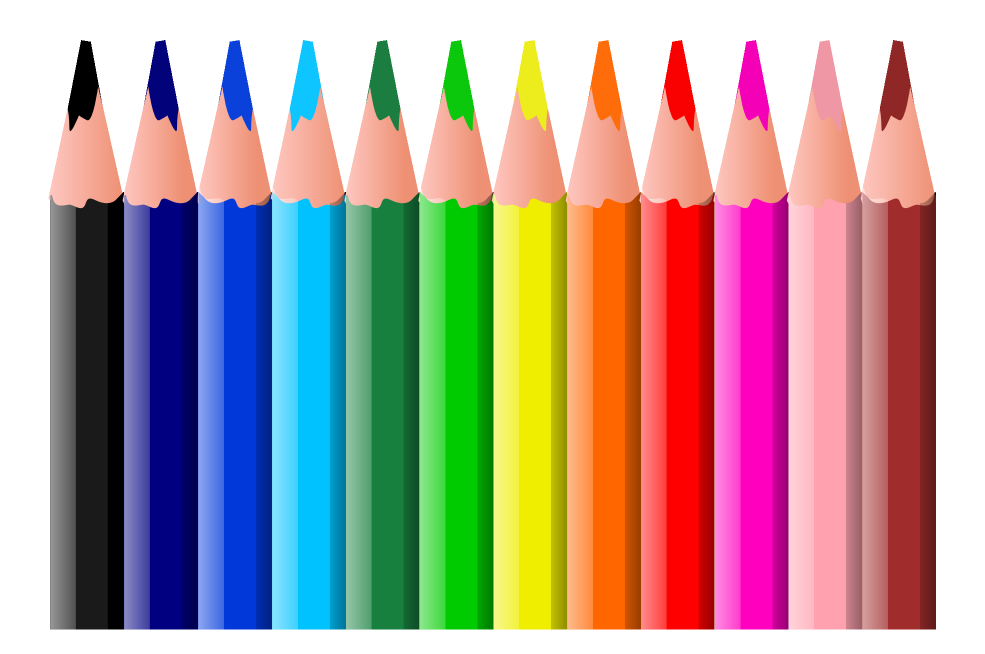
#> input picture data/pencil.png, 1969 x 1307 px (shown at 1/2 size); its folder holds 6 pictures in this run
$ jupyter execute --allow-errors mino_notebook.ipynb   (shell and % lines are left out)   (older library calls are emulated)
#> lines starting #> are read from the running program, lines starting #| are printed output that depends on the picture; after the words box and inside, x2 and y2 are one past the last pixel; in counts of white or black regions, pixels touching at a corner belong together
# Chapter 1 : Introduction to Image Processing Using Hand-Crafted Features

[cell 1]
import cv2 as cv
import numpy as np
import os
import math
#> (the rest of this cell did not finish here and is left out)

## 1.1 Introduction to Basic Image Processing Using OpenCV

In this section we'll start with the basic image processing and show you how you can load an image, perform some basic processing on the image, changing the color spaces , using the threshold and color histogram.

**Goals:**

1. Read an image and access pixel values and modify them
2. Setting Region of Image (*ROI*)
3. Changing color space
4. Understanding the concepts of histogram and histogram equalization

Almost all the operations in this section is mainly related to Numpy rather than OpenCV. A good knowledge of Numpy is required to write better optimized code with OpenCV.

For more information check the [numpy](https://docs.scipy.org/doc/) and [opencv](https://www.docs.opencv.org/3.4.0/) documentations.

### 1.1.1 Accessing and Modifying pixel values

The code in the next section shows how one can load an image into the Jupyter notebook.

[cell 2]
# reading an image
img = cv.imread(os.path.join('..','data', 'lena.png'))
#> (the rest of this cell did not finish here and is left out)

For individual pixel access, Numpy array methods, `array.item()` and `array.itemset()` can be used. But it always returns a scalar. So if you want to access all B,G,R values, you need to call `array.item()` separately for all.

#> (a cell that did not finish here is left out)

### 1.1.2 Image ROI

Sometimes, you will have to play with certain region of images. For eye detection in images, first perform face detection over the image until the face is found, then search within the face region for eyes. This approach improves accuracy (because eyes are always on faces :D ) and performance (because we search for a small area).

ROI is again obtained using Numpy indexing. Here I am selecting the ball and copying it to another region in the image:

#> (a cell that did not finish here is left out)

### 1.1.3 Colorspace Conversion

In this tutorial, you will learn how to convert images from one colorspace to another, like BGR ↔ Gray, BGR ↔ HSV etc. In addition to that, we will create an application which extracts a colored object within an image. There are more than 150 color-space conversion methods available in OpenCV. But we will look into only two which are most widely used ones, BGR ↔ Gray and BGR ↔ HSV.

For color conversion, we use the function `cv.cvtColor(<image>, <flag>)` where `<flag>` determines the type of conversion ([doc](https://docs.opencv.org/3.1.0/de/d25/imgproc_color_conversions.html)).

For *BGR* → *Gray* conversion we use the flags `cv.COLOR_BGR2GRAY`. Similarly for *BGR* → *HSV*, we use the flag `cv.COLOR_BGR2HSV`.

[cell 5]
# Load image
img = cv.imread(os.path.join('..','data', 'lena.png'))
# convert to gray
#> (the rest of this cell did not finish here and is left out)

Now try to convert the *BGR* image into *Luv* color space

** your code here **

[cell 6]
# Convert lena.png into Luv color space and show the result.
# Load image
img = cv.imread(os.path.join('..','data', 'lena.png'))
# convert to gray
#> (the rest of this cell did not finish here and is left out)

Now we know how to convert *BGR* image to a any color space, we can use this to extract a colored object. In *HSV*, it is more easier to represent a color than in *BGR* colorspace. In our application, we will try to extract a blue colored object. So here is the method:

1. Reading an input image
2. Convert from *BGR* to *HSV* color-space
3. We threshold the *HSV* image for a range of blue color
4. Now extract the blue object alone, we can do whatever on that image we want

[cell 7]
# 1. Read input
img = cv.imread(os.path.join('..','data', 'pencil.png'))
#> img is the input picture: shape (1307, 1969, 3); mean B, G, R 153.1, 157, 177.5

# 2. Convert BGR to HSV for an input image
hsv = cv.cvtColor(img, cv.COLOR_BGR2HSV)
#> hsv: shape (1307, 1969, 3); mean H, S, V 43.7, 120.8, 215.3

# 3. Define range of blue color in HSV
lower_blue = np.array([90,120,120])
upper_blue = np.array([130,255,255])
# Threshold the HSV image to get only blue colors
mask = cv.inRange(hsv, lower_blue, upper_blue)
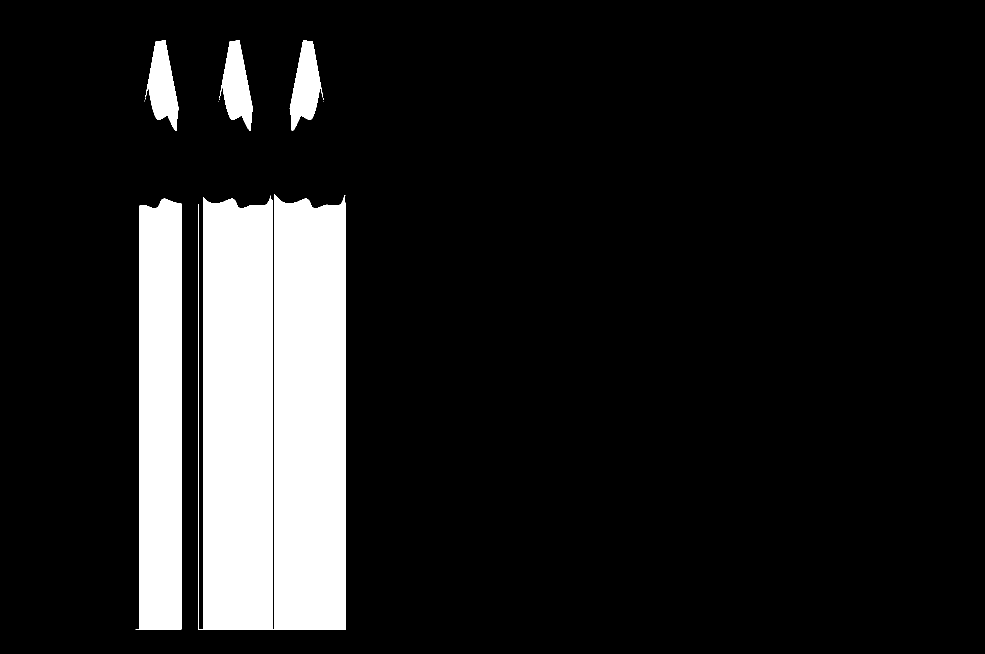
#> mask: shape (1307, 1969) (shown at 1/2 size); 13% white; 11 white regions (6 under 20 px), largest, box (x1, y1, x2, y2) and area: (396, 388, 692, 1259) 242255, (271, 397, 363, 1259) 71555, (579, 80, 646, 262) 6900, (439, 80, 506, 262) 6897, (291, 80, 357, 262) 6885
# 4. Bitwise-AND mask and original image
res = cv.bitwise_and(img, img, mask=mask)
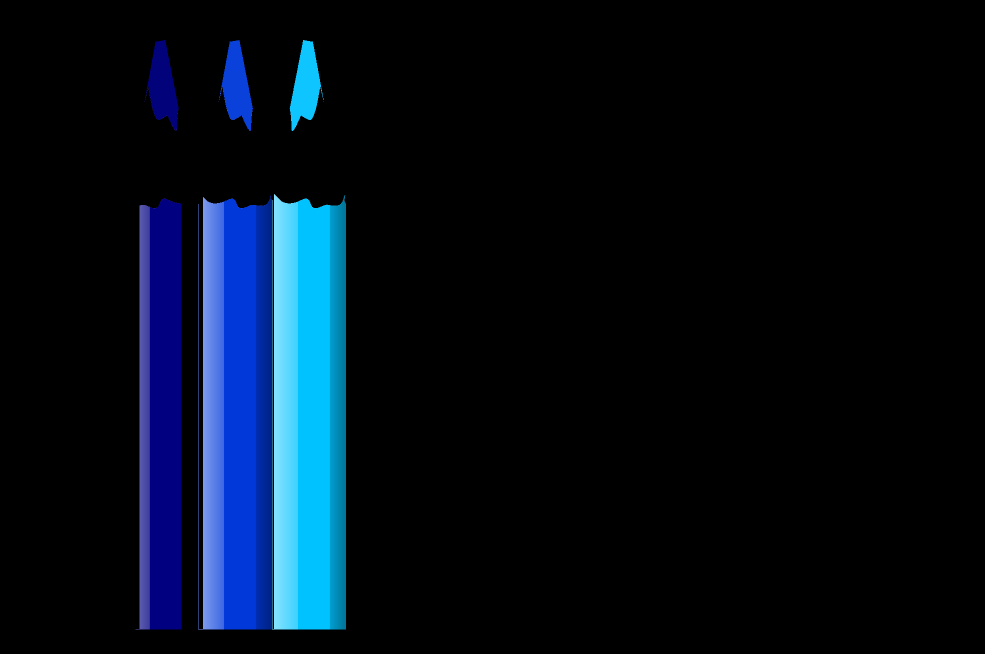
#> res: shape (1307, 1969, 3) (shown at 1/2 size); mean B, G, R 26.4, 13.8, 3.5

# Display using subplots
#> (the rest of this cell did not finish here and is left out)

In order to find *HSV* values, you can use the same function, `cv.cvtColor()`. Instead of passing an image, you just pass the *BGR* values you want. For example, to find the HSV value of Green, try following commands in Python terminal:

[cell 8]
red = np.uint8([[[0, 0, 255 ]]])
hsv_red = cv.cvtColor(red, cv.COLOR_BGR2HSV)
print( 'HSV component {}'.format(hsv_red))

Note there are some noises in the image. We will see how to remove them in later. Once you learn functions of contours, you can do plenty of things like find centroid of this object and use it to track the object in video, draw diagrams just by moving your hand in front of camera and many other funny stuffs.

Try to extract the **GREEN** colored objects.

**your code here**

[cell 9]
# Extract GREEN objects
# 1. Read input
img = cv.imread(os.path.join('..','data', 'pencil.png'))

# 2. Convert BGR to HSV for an input image
hsv = cv.cvtColor(img, cv.COLOR_BGR2HSV)

# 3. Define range of green color in HSV
lower_blue = np.array([40,120,120])
upper_blue = np.array([90,255,255])
# Threshold the HSV image to get only blue colors
mask = cv.inRange(hsv, lower_blue, upper_blue)
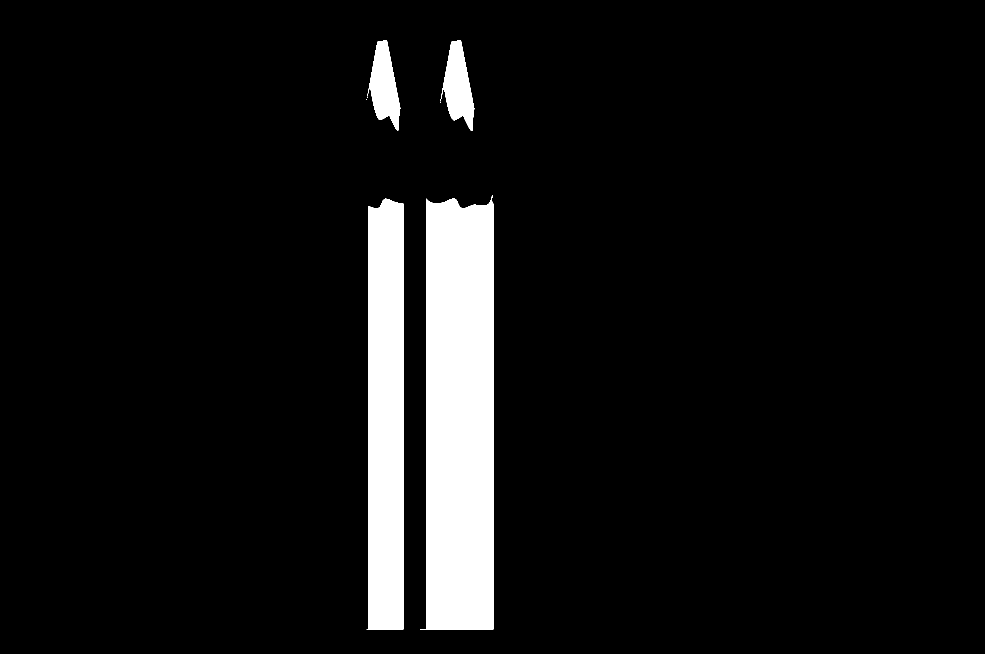
#> mask: shape (1307, 1969) (shown at 1/2 size); 7.3% white; 7 white regions (3 under 20 px), largest, box (x1, y1, x2, y2) and area: (840, 391, 987, 1259) 115082, (733, 397, 807, 1259) 59658, (881, 80, 949, 262) 6942, (735, 80, 801, 262) 6853
# 4. Bitwise-AND mask and original image
res = cv.bitwise_and(img, img, mask=mask)
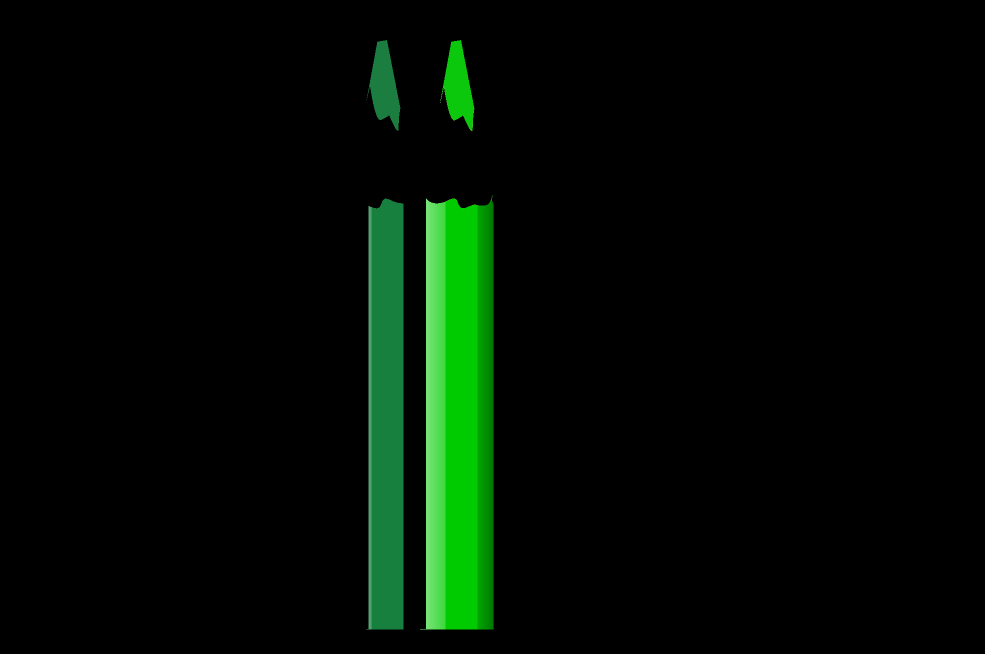
#> res: shape (1307, 1969, 3) (shown at 1/2 size); mean B, G, R 2.9, 12.6, 1.9

# Display using subplots
#> (the rest of this cell did not finish here and is left out)

### 1.1.4 Image Histogram

So what is histogram ? You can consider histogram as a graph or plot, which gives you an overall idea about the intensity distribution of an image. It is a plot with pixel values (*ranging from 0 to 255, not always*) in X-axis and corresponding number of pixels in the image on Y-axis.

It is just another way of understanding the image. By looking at the histogram of an image, you get intuition about contrast, brightness, intensity distribution etc of that image. Almost all image processing tools today, provides features on histogram.

Here is some code to show you how such representation can be computed:

[cell 10]
# Load image
img = cv.imread(os.path.join('..','data', 'lena.png'))

color = ['b', 'g', 'r']
#> (the rest of this cell did not finish here and is left out)

You can see the image and its histogram. Left region of histogram shows the amount of darker pixels in image and right region shows the amount of brighter pixels.

From the histogram, you can see for the *green* channel that pixels are mainly dark and midtones (*i.e. pixel values in mid-range, say around 127*). There is no bright green pixels in the image. On the other hand, *red* channel is mainly composed of pixels with high intensity (*i.e. distribution mainly located on the right hand side*).

#### 1.1.4.1 Histogram Equalization

Consider an image whose pixel values are confined to some specific range of values only. For instance, brighter image will have all pixels confined to high values. But a good image will have pixels from all regions of the image. So you need to stretch this histogram to either ends and that is what Histogram Equalization does. This normally improves the contrast of the image ([doc](https://en.wikipedia.org/wiki/Histogram_equalization)).

Code below shows how you can apply such contrast enhancement and display on example.

[cell 11]
# Load image
img = cv.imread(os.path.join('..','data', 'hawkes_bay.jpg'), cv.IMREAD_GRAYSCALE)
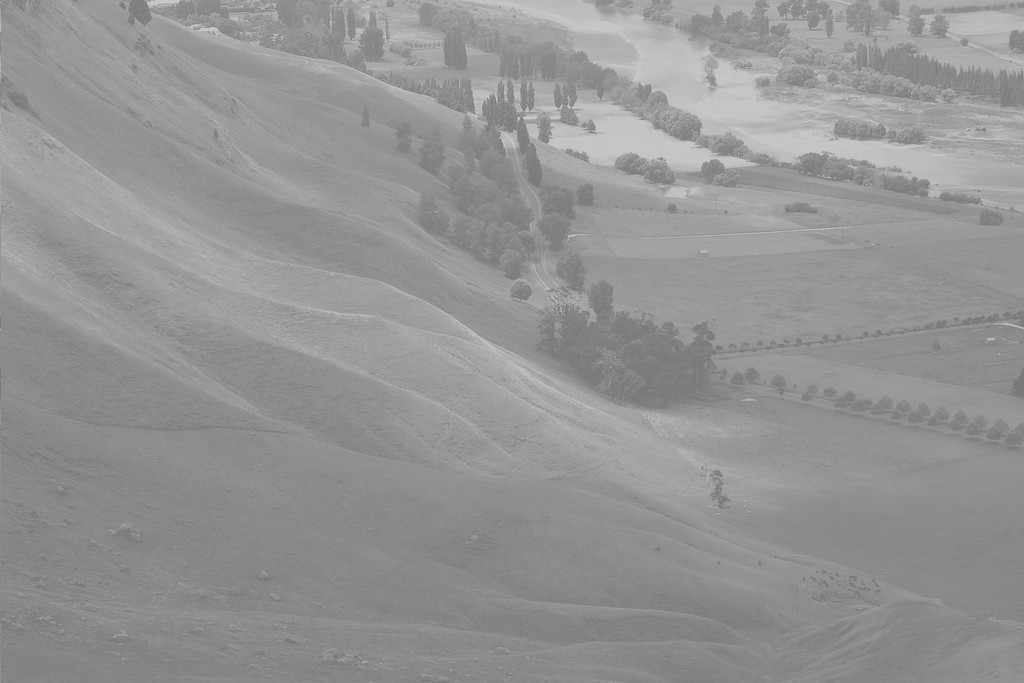
#> input picture data/hawkes_bay.jpg, 1024 x 683 px
#> img is the input picture: shape (683, 1024); min 114, max 208, mean 148

# Apply histogram equalization
img_equ = cv.equalizeHist(img)
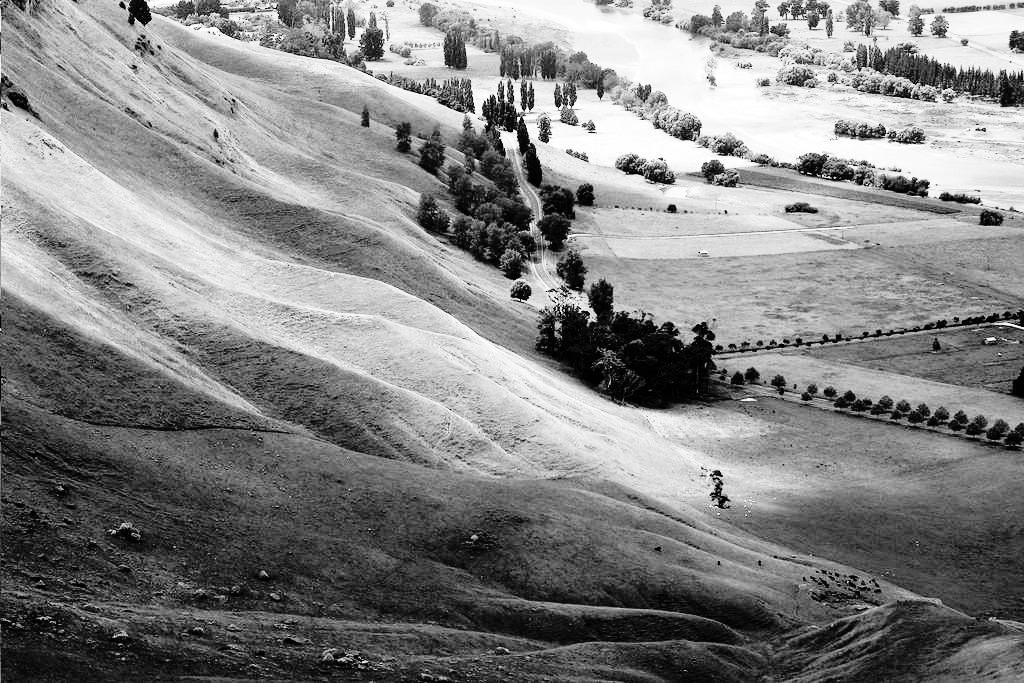
#> img_equ: shape (683, 1024); min 0, max 255, mean 130.5

# Compute respective histogram
hist = cv.calcHist([img], channels=[0], mask=None, histSize=[256], ranges=[0, 256])
#> hist = 256 values, max 28701 at index 137, min 0 at index 0, mean 2732
hist_equ = cv.calcHist([img_equ], channels=[0], mask=None, histSize=[255], ranges=[0, 256])
#> hist_equ = 255 values, max 28701 at index 62, min 0 at index 4, mean 2742.7

# Display
#> (the rest of this cell did not finish here and is left out)

With the two images on the first row, we see that most of the pixels have a value around ~150, moreover such packing indicates that the image's contrast is quite poor. Using histogram equalization when can strech the pixel's intensity distribution in order to improve the contrast (i.e. example on the second row).

### 1.1.5 Image Thresholding

Here, the matter is straight forward. If pixel value is greater than a threshold value, it is assigned one value (*maybe white*), else it is assigned another value (*maybe black*). The function used is `cv.threshold(<image>, <thresh>, <maxVal>, <type>)`. First argument is the source image, which should be a grayscale image. Second argument is the threshold value which is used to classify the pixel values. Third argument is the maxVal which represents the value to be given if pixel value is more than (sometimes less than) the threshold value. OpenCV provides different styles of thresholding and it is decided by the fourth parameter of the function. Different types are:

1. `cv.THRESH_BINARY`
2. `cv.THRESH_BINARY_INV`
3. `cv.THRES_TRUNC`
4. `cv.THRESH_TOZERO`
5. `cv.THRESH_TOZERO_INV`

[cell 12]
# Load image
img = cv.imread(os.path.join('..','data', 'grad.png'), cv.IMREAD_GRAYSCALE)
# Various threshold output
_, thresh1 = cv.threshold(img,127,255,cv.THRESH_BINARY)
_, thresh2 = cv.threshold(img,127,255,cv.THRESH_BINARY_INV)
_, thresh3 = cv.threshold(img,127,255,cv.THRESH_TRUNC)
_, thresh4 = cv.threshold(img,127,255,cv.THRESH_TOZERO)
_, thresh5 = cv.threshold(img,127,255,cv.THRESH_TOZERO_INV)
# Concatenate into list + define titles
titles = ['Original Image','BINARY','BINARY_INV','TRUNC','TOZERO','TOZERO_INV']
images = [img, thresh1, thresh2, thresh3, thresh4, thresh5]

# Define how many figures will be drawn, save canvas + axes reference for later use
#> (the rest of this cell did not finish here and is left out)

To plot multiple images, we have used `plt.subplots(...)` function. Please checkout Matplotlib docs for more details.

#### 1.1.5.1 Otsu Binarization

In global thresholding, we used an arbitrary value for threshold value, right? So, how can we know a value we selected is good or not? Answer is, trial and error method. But consider a bimodal image (In simple words, bimodal image is an image whose histogram has two peaks). For that image, we can approximately take a value in the middle of those peaks as threshold value, right ? That is what Otsu binarization does. So in simple words, it automatically calculates a threshold value from image histogram for a bimodal image. (For images which are not bimodal, binarization won’t be accurate.)

For this, our `cv.threshold()` function is used, but pass an extra flag, `cv.THRES_OTSU`. For threshold value, simply pass zero. Then the algorithm finds the optimal threshold value and returns you as the second output, retVal. If Otsu thresholding is not used, retVal is same as the threshold value you used.

Check out below example. Input image is a noisy image. In first case, I applied global thresholding for a value of 127. In second case, I applied Otsu’s thresholding directly. In third case, I filtered image with a 5x5 gaussian kernel to remove the noise, then applied Otsu thresholding. See how noise filtering improves the result.

[cell 13]
# Load image
img = cv.imread(os.path.join('..','data', 'noisy2.png'), cv.IMREAD_GRAYSCALE)

# global thresholding
ret1, th1 = cv.threshold(img, 127, 255, cv.THRESH_BINARY)
# Otsu's thresholding
ret2, th2 = cv.threshold(img, 0, 255, cv.THRESH_BINARY + cv.THRESH_OTSU)
#> ret2 = 0
# Otsu's thresholding after Gaussian filtering
#> (the rest of this cell did not finish here and is left out)
